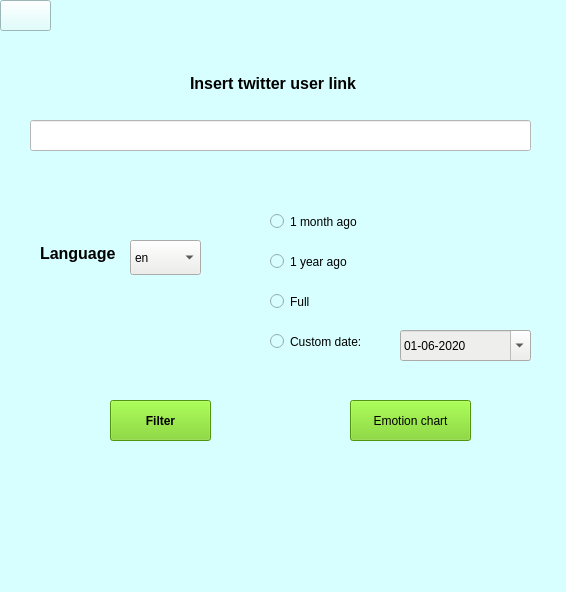
<?xml version="1.0" encoding="UTF-8"?>
<ui version="4.0">
 <class>MainWindow</class>
 <widget class="QMainWindow" name="MainWindow">
  <property name="geometry">
   <rect>
    <x>0</x>
    <y>0</y>
    <width>566</width>
    <height>592</height>
   </rect>
  </property>
  <property name="windowTitle">
   <string>GolSan2D</string>
  </property>
  <property name="styleSheet">
   <string notr="true">background-color: rgb(216, 255, 255);</string>
  </property>
  <widget class="QWidget" name="centralwidget">
   <widget class="QPushButton" name="back_arrow">
    <property name="geometry">
     <rect>
      <x>0</x>
      <y>0</y>
      <width>51</width>
      <height>31</height>
     </rect>
    </property>
    <property name="styleSheet">
     <string notr="true"/>
    </property>
    <property name="text">
     <string/>
    </property>
    <property name="icon">
     <iconset>
      <normaloff>../image/back_arrow.png</normaloff>../image/back_arrow.png</iconset>
    </property>
    <property name="iconSize">
     <size>
      <width>50</width>
      <height>50</height>
     </size>
    </property>
    <property name="autoDefault">
     <bool>false</bool>
    </property>
    <property name="default">
     <bool>false</bool>
    </property>
    <property name="flat">
     <bool>false</bool>
    </property>
   </widget>
   <widget class="QPushButton" name="filter">
    <property name="geometry">
     <rect>
      <x>110</x>
      <y>400</y>
      <width>101</width>
      <height>41</height>
     </rect>
    </property>
    <property name="font">
     <font>
      <weight>75</weight>
      <bold>true</bold>
     </font>
    </property>
    <property name="styleSheet">
     <string notr="true">background-color:rgb(115, 210, 22) ;
</string>
    </property>
    <property name="text">
     <string>Filter</string>
    </property>
   </widget>
   <widget class="QComboBox" name="lang">
    <property name="geometry">
     <rect>
      <x>130</x>
      <y>240</y>
      <width>71</width>
      <height>35</height>
     </rect>
    </property>
    <property name="styleSheet">
     <string notr="true">background-color: rgb(238, 238, 236);</string>
    </property>
    <property name="editable">
     <bool>false</bool>
    </property>
    <property name="currentText">
     <string>en</string>
    </property>
    <property name="currentIndex">
     <number>0</number>
    </property>
    <item>
     <property name="text">
      <string>en</string>
     </property>
    </item>
    <item>
     <property name="text">
      <string>vi</string>
     </property>
    </item>
   </widget>
   <widget class="QLabel" name="label_11">
    <property name="geometry">
     <rect>
      <x>40</x>
      <y>240</y>
      <width>81</width>
      <height>27</height>
     </rect>
    </property>
    <property name="font">
     <font>
      <pointsize>12</pointsize>
      <weight>75</weight>
      <bold>true</bold>
     </font>
    </property>
    <property name="text">
     <string>Language</string>
    </property>
   </widget>
   <widget class="QLabel" name="label_12">
    <property name="geometry">
     <rect>
      <x>190</x>
      <y>70</y>
      <width>191</width>
      <height>27</height>
     </rect>
    </property>
    <property name="font">
     <font>
      <pointsize>12</pointsize>
      <weight>75</weight>
      <bold>true</bold>
     </font>
    </property>
    <property name="text">
     <string>Insert twitter user link</string>
    </property>
   </widget>
   <widget class="QLabel" name="main_icon_2">
    <property name="geometry">
     <rect>
      <x>150</x>
      <y>470</y>
      <width>261</width>
      <height>141</height>
     </rect>
    </property>
    <property name="locale">
     <locale language="English" country="UnitedStates"/>
    </property>
    <property name="text">
     <string/>
    </property>
    <property name="pixmap">
     <pixmap>../image/Hust_Logo.png</pixmap>
    </property>
    <property name="scaledContents">
     <bool>true</bool>
    </property>
   </widget>
   <widget class="QLineEdit" name="link">
    <property name="geometry">
     <rect>
      <x>30</x>
      <y>120</y>
      <width>501</width>
      <height>31</height>
     </rect>
    </property>
    <property name="styleSheet">
     <string notr="true">background-color: rgb(255, 255, 255);</string>
    </property>
   </widget>
   <widget class="QRadioButton" name="month">
    <property name="geometry">
     <rect>
      <x>270</x>
      <y>210</y>
      <width>112</width>
      <height>23</height>
     </rect>
    </property>
    <property name="text">
     <string>1 month ago</string>
    </property>
   </widget>
   <widget class="QRadioButton" name="year">
    <property name="geometry">
     <rect>
      <x>270</x>
      <y>250</y>
      <width>112</width>
      <height>23</height>
     </rect>
    </property>
    <property name="text">
     <string>1 year ago</string>
    </property>
   </widget>
   <widget class="QRadioButton" name="full">
    <property name="geometry">
     <rect>
      <x>270</x>
      <y>290</y>
      <width>112</width>
      <height>23</height>
     </rect>
    </property>
    <property name="text">
     <string>Full</string>
    </property>
   </widget>
   <widget class="QDateEdit" name="date">
    <property name="geometry">
     <rect>
      <x>400</x>
      <y>330</y>
      <width>131</width>
      <height>31</height>
     </rect>
    </property>
    <property name="autoFillBackground">
     <bool>false</bool>
    </property>
    <property name="styleSheet">
     <string notr="true">background-color: rgb(238, 238, 236);</string>
    </property>
    <property name="locale">
     <locale language="English" country="UnitedStates"/>
    </property>
    <property name="buttonSymbols">
     <enum>QAbstractSpinBox::UpDownArrows</enum>
    </property>
    <property name="dateTime">
     <datetime>
      <hour>0</hour>
      <minute>0</minute>
      <second>0</second>
      <year>2020</year>
      <month>6</month>
      <day>1</day>
     </datetime>
    </property>
    <property name="displayFormat">
     <string>dd-MM-yyyy</string>
    </property>
    <property name="calendarPopup">
     <bool>true</bool>
    </property>
    <property name="timeSpec">
     <enum>Qt::LocalTime</enum>
    </property>
    <property name="date">
     <date>
      <year>2020</year>
      <month>6</month>
      <day>1</day>
     </date>
    </property>
   </widget>
   <widget class="QRadioButton" name="custom">
    <property name="geometry">
     <rect>
      <x>270</x>
      <y>330</y>
      <width>121</width>
      <height>23</height>
     </rect>
    </property>
    <property name="text">
     <string>Custom date:</string>
    </property>
   </widget>
   <widget class="QPushButton" name="chart">
    <property name="geometry">
     <rect>
      <x>350</x>
      <y>400</y>
      <width>121</width>
      <height>41</height>
     </rect>
    </property>
    <property name="styleSheet">
     <string notr="true">background-color: rgb(115, 210, 22);</string>
    </property>
    <property name="text">
     <string>Emotion chart</string>
    </property>
   </widget>
  </widget>
 </widget>
 <resources/>
 <connections/>
</ui>
